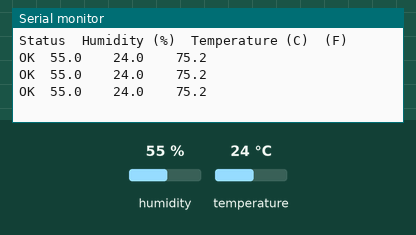
The sketch below on a simulated Arduino Uno, built with avr-gcc and run on an emulated ATmega328P. On the bench: the last lines printed to the serial monitor. The inputs (shaded band) are chosen by the test bench; at power-on: humidity 55 %, temperature 24 °C.

Above: at 3.9 s.
4.0 s: humidity set to 22 %
At 5.8 s:
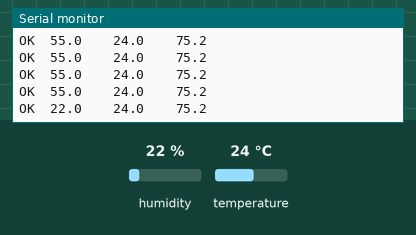
7.0 s: temperature set to 12 °C
At 8.2 s:
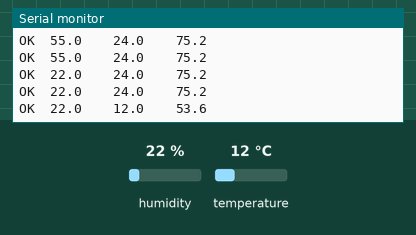
10.0 s: humidity set to 40 %
At 11.0 s:
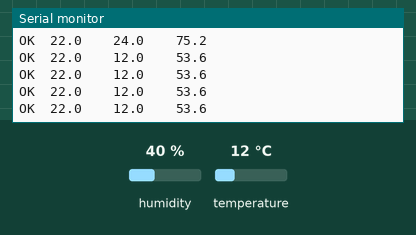
Timing chart, 0 to 13.0 s (numbered marks = the images above; inputs shaded):
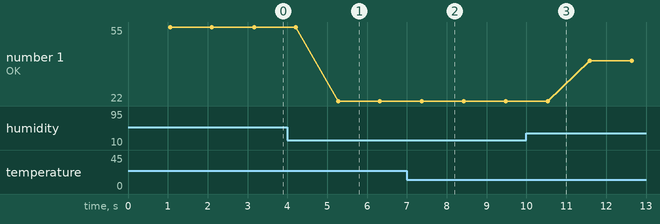

The sketch:

TH_Monitor.ino
```cpp
/*************************/
/*Nathan Hodges          */
/*1/16/21                */
/*************************/

#include <DHT.h>

DHT dht;

void setup()
{
  pinMode(8, INPUT);
  Serial.begin(9600);
  Serial.println();
  Serial.println("Status\tHumidity (%)\tTemperature (C)\t(F)");

  dht.setup(8); //send data on pin 8
}

void loop()
{
  delay(1050); //let sensor stabilize

  float humidity = dht.getHumidity();
  float temperature = dht.getTemperature();

  Serial.print(dht.getStatusString()); //is system functioning normally
  Serial.print("\t");
  Serial.print(humidity, 1); //single-point decimal format
  Serial.print("\t\t");
  Serial.print(temperature, 1);
  Serial.print("\t\t");
  Serial.println(dht.toFahrenheit(temperature), 1);
}
```

Measured:
- after the input at 4.0 s, the serial monitor: prints a new line after 1.3 s (image 1)
- after the input at 7.0 s, the serial monitor: prints a new line after 0.38 s (image 2)
- plotted number 1: 55 → 22 after the input at 4.0 s, 22 → 40 after the input at 10.0 s
